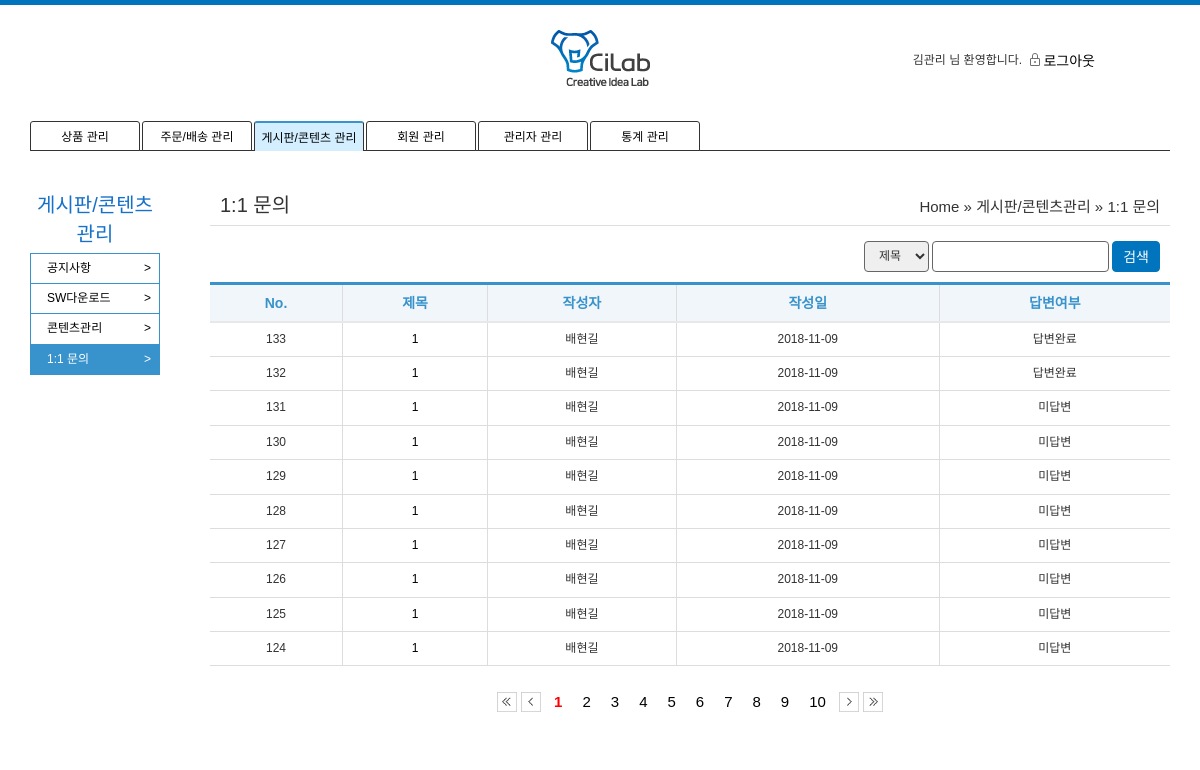
Before: /admin/board/list.php?type=4 (signed in) with the older database file.
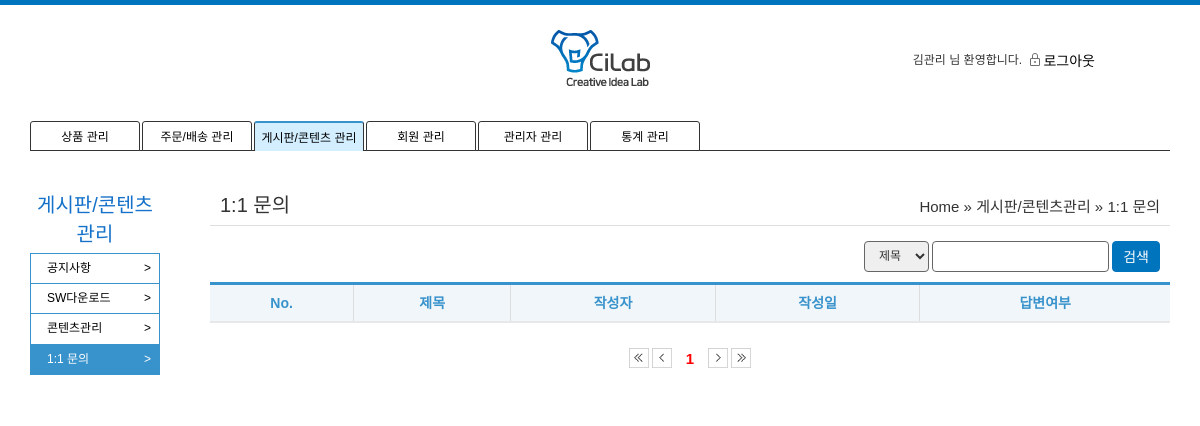
After: the same page with the newer database file.
### tables this page shows
CREATE TABLE `tb_qna` (
  `pk_no` int(11) NOT NULL,
  `fd_title` varchar(50) DEFAULT NULL,
  `fd_content` varchar(200) DEFAULT NULL,
  `fd_file` varchar(50) DEFAULT NULL,
  `fd_new_file` varchar(50) DEFAULT NULL,
  `fd_pw` varchar(50) DEFAULT NULL,
  `fd_name` varchar(200) DEFAULT NULL,
  `fd_date` date DEFAULT NULL,
  `fd_hp` varchar(50) DEFAULT NULL,
  `fd_mail` varchar(50) DEFAULT NULL,
  `fd_reply` varchar(200) DEFAULT NULL
);

### admin/board/list.php (the view, shortened to what this page needs)
<?php
	include '../admin_header.php';
	include './side.php';
	include_once("../../common.php");
	$page = $_GET['page'] ?? 1;
	$type = $_GET['type'] ?? 1;
	$search = $_GET['search'] ?? '';
	$query_string = $_SERVER['QUERY_STRING'];
	$query_arr = explode('&', $query_string);
	$query_string ="";
	foreach ($query_arr as $query) {
		$query_sp = explode('=', $query);
		if($query_sp[0]!='page'){
			$query_string .= $query."&";
		}
	}
	if($type==1) $head = '공지사항';
	elseif($type==2) $head = 'SW다운로드';
	elseif($type==3) $head = '콘텐츠관리';
	elseif($type==4) $head = '1:1 문의';
?>
<section class="container">
	<div>
		<div class="admin_title"><?=$head?></div>
		<div class="admin_position">Home  » 게시판/콘텐츠관리 » <?=$head?></div>
		<hr class="garo" style="display: block;">
	</div>
	<div class="search_div">
		<select id="search_select">
			<option value="order_number">제목</option>
		</select>
		<input type="text" id="search_input">
		<a class="btn type05" id="board_search_btn">검색</a>
	</div>
	<table class="list-table">
		<thead class="admin_list">
			<tr>
				<th scope="col" class="thead_th">No.</th>
				<th scope="col" class="thead_th">제목</th>
				<th scope="col" class="thead_th">작성자</th>
				<th scope="col" class="thead_th">작성일</th>
				<?php
					if($type==1 || $type==2){
				?>
				<th scope="col" class="thead_th">조회수</th>
				<th scope="col" class="thead_th">첨부파일</th>
				<?php
					}elseif ($type==4) {
						echo '<th scope="col" class="thead_th">답변여부</th>';
					}
				?>
			</tr>
		</thead>
		<tbody>
				<?php
					$result = while_get_board_list($page,$search,$type);
					while ($r = mysqli_fetch_array($result)) {
				?>
			<tr>
				<td class="tbody_td"><?= $r['row']?></td>
				<?php
					if($type!=4){
						echo '<td class="tbody_td"><a href="detail.php?type='.$type.'&no='.$r["pk_no"].'">'.$r["fd_title"].'</a></td>';
					}else{
						echo '<td class="tbody_td"><a href="qna.php?type='.$type.'&no='.$r["pk_no"].'">'.$r["fd_title"].'</a></td>';
					}
				?>
				<td class="tbody_td"><?= $r['fd_name']?></td>
				<td class="tbody_td"><?=$r['fd_date']?></td>
				<?php
					if($type==1 || $type==2){
				?>
				<td class="tbody_td"><?=$r['fd_count']?></td>
				<td class="tbody_td">
					<?php if($r['fd_file']!=null)
						echo "<a href='zip_down.php?zip=".$r["fd_title"]."&new_file=".$r['fd_new_file']."&file=".$r['fd_file']."'><img src='/images/icon/icon_file.png' class='save_img'></a>";
					?>
				</td>
				<?php
					}elseif ($type==4) {
						if($r['fd_reply']!=null)
							echo '<td class="tbody_td">답변완료</td>';
						else echo '<td class="tbody_td">미답변</td>';
					}
				?>
			</tr>
				<?php
				}
				?>
		</tbody>
	</table>
	<div class="page_nav">
		<a href="?<?=$query_string?>page=1">
			<img src="/images/icon/btn_first.png" alt="pre" id="first_img" class="page_nav_btn">
		</a>
		<a href="?<?=$query_string?>page=<?php if($page>1){ echo $page-1;}else{ echo '1';} ?>">
			<img src="/images/icon/btn_prev.png" alt="pre" id="prev_img" class="page_nav_btn" >
		</a>
		<?php
			$total_count = board_count($type, $search);
			$page_info = make_page($page,$total_count,$query_string,10);
		?>
		<a href="?<?=$query_string?>page=<?php if($page<$page_info[0]){ echo $page+1;}else{ echo $page_info[1];} ?>">
			<img src="/images/icon/btn_next.png" alt="pre" id="next_img" class="page_nav_btn">
		</a>
		<a href="?<?=$query_string?>page=<?=$page_info[0]?>">
			<img src="/images/icon/btn_last.png" alt="pre" id="last_img" class="page_nav_btn">
		</a>
	</div>
</section>
</body>
</html>

### common.php (shortened to what this page needs)
<?php
	include_once('config/db_config.php');
	$mysqli = new mysqli($host, $user, $pw, $dbName);
    function make_page($page,$total_count,$query_string,$count){
    	if($page%$count==1)
			$start_num = $page;
		else
			$start_num = (ceil($page/$count)-1)*$count+1;
		$total_count = $total_count[0];
		if($total_count == 0 ) $total_count = 1;
		$page_size = $count+$start_num-1;
		$total_page = ceil($total_count/$count);
		if($page_size>$total_page){
			$for_end = $total_page;
		}else{
			$for_end = $page_size;
		};
		for($i=$start_num; $i<=$for_end;$i++){
			if ($page ==$i){
				echo "<a class = 'page_num on'>".$i."</a>";
			}else{
				echo "<a href='?".$query_string."page=".$i."' class = 'page_nav_btn page_num'>".$i."</a>";
			}
		}
		return [$total_page,$for_end];
    }
	function query_send($query){
		global $mysqli;
		return mysqli_query($mysqli, $query);
	}
	function while_get_board_list($start_num,$search,$type){
		$table = table_name($type);
		$start_num = ($start_num-1)*10;
		$query = 'select @ROWNUM := @ROWNUM + 1 AS row, n.* from '.$table.' n, (SELECT @ROWNUM := 0) R where fd_title like "%'.$search.'%" order by row desc limit '.$start_num.', 10';
		$result = query_send($query);
		return $result;
	}
	function board_count($type, $search){
		$table = table_name($type);
		$query = "select count(*) from ".$table." where fd_title like '%".$search."%' ";
		$result = query_send($query);
		$count = mysqli_fetch_array($result);
		return $count;
	}
	function table_name($type){
		if($type==1) $table="tb_notice";
		elseif ($type==2) $table ="tb_sw";
		elseif ($type==3) $table ="tb_contents";
		elseif ($type==4) $table ="tb_qna";
		return $table;
	}
?>

Changed rows visible on the page:
removed tb_qna: row "133", fd_title "1", fd_name "배현길", fd_date "2018-11-09", fd_reply "답변완료"
removed tb_qna: row "132", fd_title "1", fd_name "배현길", fd_date "2018-11-09", fd_reply "답변완료"
removed tb_qna: row "131", fd_title "1", fd_name "배현길", fd_date "2018-11-09", shows "미답변"
removed tb_qna: row "130", fd_title "1", fd_name "배현길", fd_date "2018-11-09", shows "미답변"
removed tb_qna: row "129", fd_title "1", fd_name "배현길", fd_date "2018-11-09", shows "미답변"
removed tb_qna: row "128", fd_title "1", fd_name "배현길", fd_date "2018-11-09", shows "미답변"
removed tb_qna: row "127", fd_title "1", fd_name "배현길", fd_date "2018-11-09", shows "미답변"
removed tb_qna: row "126", fd_title "1", fd_name "배현길", fd_date "2018-11-09", shows "미답변"
removed tb_qna: row "125", fd_title "1", fd_name "배현길", fd_date "2018-11-09", shows "미답변"
removed tb_qna: row "124", fd_title "1", fd_name "배현길", fd_date "2018-11-09", shows "미답변"
Other visible differences:
list line gone: "2"
list line gone: "3"
list line gone: "4"
list line gone: "5"
list line gone: "6"
list line gone: "7"
list line gone: "8"
list line gone: "9"
list line gone: "10"
